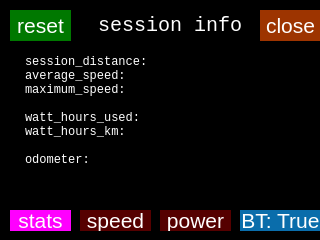
<?xml version="1.0" encoding="UTF-8"?>
<ui version="4.0">
 <class>Dialog</class>
 <widget class="QDialog" name="Dialog">
  <property name="geometry">
   <rect>
    <x>0</x>
    <y>0</y>
    <width>320</width>
    <height>240</height>
   </rect>
  </property>
  <property name="sizePolicy">
   <sizepolicy hsizetype="Fixed" vsizetype="Fixed">
    <horstretch>0</horstretch>
    <verstretch>0</verstretch>
   </sizepolicy>
  </property>
  <property name="minimumSize">
   <size>
    <width>320</width>
    <height>240</height>
   </size>
  </property>
  <property name="cursor">
   <cursorShape>ArrowCursor</cursorShape>
  </property>
  <property name="windowTitle">
   <string>Dialog</string>
  </property>
  <property name="styleSheet">
   <string notr="true">background-color: rgb(0, 0, 0);</string>
  </property>
  <widget class="QLineEdit" name="title">
   <property name="geometry">
    <rect>
     <x>30</x>
     <y>10</y>
     <width>281</width>
     <height>31</height>
    </rect>
   </property>
   <property name="sizePolicy">
    <sizepolicy hsizetype="Fixed" vsizetype="Fixed">
     <horstretch>0</horstretch>
     <verstretch>0</verstretch>
    </sizepolicy>
   </property>
   <property name="font">
    <font>
     <family>Consolas</family>
     <pointsize>15</pointsize>
    </font>
   </property>
   <property name="cursor">
    <cursorShape>BlankCursor</cursorShape>
   </property>
   <property name="styleSheet">
    <string notr="true">color: rgb(255, 255, 255);</string>
   </property>
   <property name="text">
    <string>session info</string>
   </property>
   <property name="alignment">
    <set>Qt::AlignCenter</set>
   </property>
   <property name="readOnly">
    <bool>true</bool>
   </property>
  </widget>
  <widget class="QPlainTextEdit" name="stats">
   <property name="geometry">
    <rect>
     <x>20</x>
     <y>50</y>
     <width>271</width>
     <height>151</height>
    </rect>
   </property>
   <property name="sizePolicy">
    <sizepolicy hsizetype="Fixed" vsizetype="Fixed">
     <horstretch>0</horstretch>
     <verstretch>0</verstretch>
    </sizepolicy>
   </property>
   <property name="font">
    <font>
     <family>Consolas</family>
     <pointsize>9</pointsize>
    </font>
   </property>
   <property name="cursor" stdset="0">
    <cursorShape>BlankCursor</cursorShape>
   </property>
   <property name="acceptDrops">
    <bool>false</bool>
   </property>
   <property name="styleSheet">
    <string notr="true">color: rgb(255, 255, 255);</string>
   </property>
   <property name="verticalScrollBarPolicy">
    <enum>Qt::ScrollBarAlwaysOff</enum>
   </property>
   <property name="horizontalScrollBarPolicy">
    <enum>Qt::ScrollBarAlwaysOff</enum>
   </property>
   <property name="undoRedoEnabled">
    <bool>false</bool>
   </property>
   <property name="readOnly">
    <bool>true</bool>
   </property>
   <property name="plainText">
    <string>session_distance:
average_speed:
maximum_speed:

watt_hours_used:
watt_hours_km:

odometer:
</string>
   </property>
  </widget>
  <widget class="QPushButton" name="close_button">
   <property name="geometry">
    <rect>
     <x>260</x>
     <y>10</y>
     <width>61</width>
     <height>31</height>
    </rect>
   </property>
   <property name="font">
    <font>
     <pointsize>16</pointsize>
    </font>
   </property>
   <property name="styleSheet">
    <string notr="true">color: rgb(255, 255, 255);
background-color: rgb(157, 52, 0);
border: none;</string>
   </property>
   <property name="text">
    <string>close</string>
   </property>
  </widget>
  <widget class="QPushButton" name="bt_switch">
   <property name="geometry">
    <rect>
     <x>240</x>
     <y>210</y>
     <width>81</width>
     <height>21</height>
    </rect>
   </property>
   <property name="sizePolicy">
    <sizepolicy hsizetype="Fixed" vsizetype="Fixed">
     <horstretch>0</horstretch>
     <verstretch>0</verstretch>
    </sizepolicy>
   </property>
   <property name="font">
    <font>
     <pointsize>16</pointsize>
    </font>
   </property>
   <property name="styleSheet">
    <string notr="true">color: rgb(255, 255, 255);
background-color: rgb(10, 109, 171);
border: none;</string>
   </property>
   <property name="text">
    <string>BT: True</string>
   </property>
  </widget>
  <widget class="QPushButton" name="reset_button">
   <property name="geometry">
    <rect>
     <x>10</x>
     <y>10</y>
     <width>61</width>
     <height>31</height>
    </rect>
   </property>
   <property name="font">
    <font>
     <pointsize>16</pointsize>
    </font>
   </property>
   <property name="styleSheet">
    <string notr="true">color: rgb(255, 255, 255);
background-color: rgb(0, 120, 0);
border: none;</string>
   </property>
   <property name="text">
    <string>reset</string>
   </property>
  </widget>
  <widget class="QPushButton" name="b_stats">
   <property name="geometry">
    <rect>
     <x>10</x>
     <y>210</y>
     <width>61</width>
     <height>21</height>
    </rect>
   </property>
   <property name="sizePolicy">
    <sizepolicy hsizetype="Fixed" vsizetype="Fixed">
     <horstretch>0</horstretch>
     <verstretch>0</verstretch>
    </sizepolicy>
   </property>
   <property name="font">
    <font>
     <pointsize>16</pointsize>
    </font>
   </property>
   <property name="styleSheet">
    <string notr="true">color: rgb(255, 255, 255);
background-color: rgb(255, 0, 255);
border: none;</string>
   </property>
   <property name="text">
    <string>stats</string>
   </property>
  </widget>
  <widget class="QPushButton" name="b_speed">
   <property name="geometry">
    <rect>
     <x>80</x>
     <y>210</y>
     <width>71</width>
     <height>21</height>
    </rect>
   </property>
   <property name="sizePolicy">
    <sizepolicy hsizetype="Fixed" vsizetype="Fixed">
     <horstretch>0</horstretch>
     <verstretch>0</verstretch>
    </sizepolicy>
   </property>
   <property name="font">
    <font>
     <pointsize>16</pointsize>
    </font>
   </property>
   <property name="styleSheet">
    <string notr="true">color: rgb(255, 255, 255);
background-color: rgb(85, 0, 0);
border: none;</string>
   </property>
   <property name="text">
    <string>speed</string>
   </property>
  </widget>
  <widget class="QPushButton" name="b_power">
   <property name="geometry">
    <rect>
     <x>160</x>
     <y>210</y>
     <width>71</width>
     <height>21</height>
    </rect>
   </property>
   <property name="sizePolicy">
    <sizepolicy hsizetype="Fixed" vsizetype="Fixed">
     <horstretch>0</horstretch>
     <verstretch>0</verstretch>
    </sizepolicy>
   </property>
   <property name="font">
    <font>
     <pointsize>16</pointsize>
    </font>
   </property>
   <property name="styleSheet">
    <string notr="true">color: rgb(255, 255, 255);
background-color: rgb(85, 0, 0);
border: none;</string>
   </property>
   <property name="text">
    <string>power</string>
   </property>
  </widget>
  <widget class="QChartView" name="chart" native="true">
   <property name="geometry">
    <rect>
     <x>-10</x>
     <y>50</y>
     <width>331</width>
     <height>151</height>
    </rect>
   </property>
   <property name="sizePolicy">
    <sizepolicy hsizetype="Fixed" vsizetype="Fixed">
     <horstretch>0</horstretch>
     <verstretch>0</verstretch>
    </sizepolicy>
   </property>
   <property name="minimumSize">
    <size>
     <width>0</width>
     <height>0</height>
    </size>
   </property>
   <property name="maximumSize">
    <size>
     <width>1666</width>
     <height>16666</height>
    </size>
   </property>
   <property name="font">
    <font>
     <pointsize>60</pointsize>
    </font>
   </property>
   <property name="cursor">
    <cursorShape>BlankCursor</cursorShape>
   </property>
   <property name="autoFillBackground">
    <bool>false</bool>
   </property>
   <property name="styleSheet">
    <string notr="true">background-color: rgb(0, 0, 0, 0);
color: rgb(255, 255, 255);
border-bottom: none;</string>
   </property>
  </widget>
 </widget>
 <customwidgets>
  <customwidget>
   <class>QChartView</class>
   <extends>QWidget</extends>
   <header>PyQt5.QtChart</header>
   <container>1</container>
  </customwidget>
 </customwidgets>
 <resources/>
 <connections/>
</ui>
